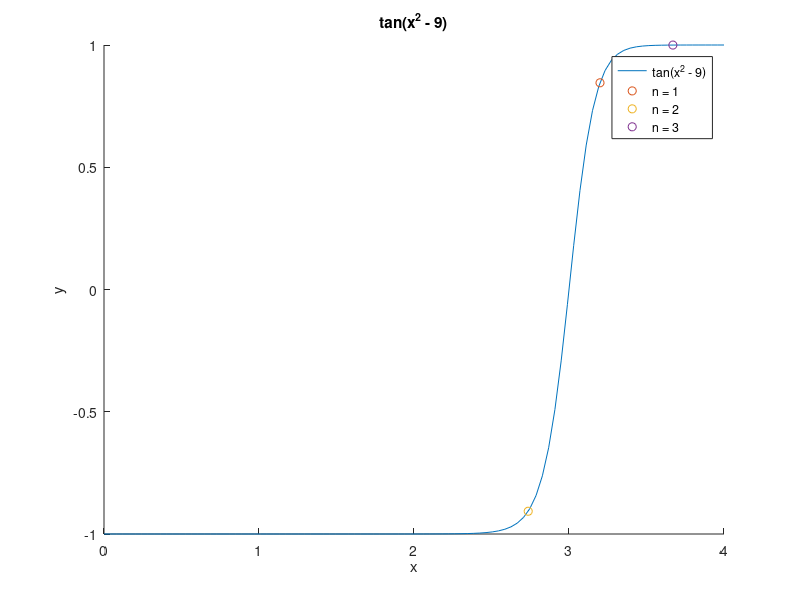

Here is the MATLAB script that generated this plot:
%############################################################################
% <Lab 8>
%
% Course: ENSC 180 Introduction to Engineering Analysis
% Instructor: Dr. Herbert H. Tsang
% Description: < This program uses the Newton-Raphson method to calculate 
% the roots of a function>
% Due date: < March.20, 2020 >
%
% Author: < Ritchie Kumar >
% Input: < a function >
% Output: < the roots of the function calculated through the Newton-Raphson method >
% I pledge that I have completed the programming assignment independently.
% I have not copied the code from a student or any source.
% I have not given my code to any student.
%
% Sign here: ___Ritchie Kumar_______
%############################################################################
xn = 3.2; % Defining x-initial, the nth iteration
x(1,1) = xn; % Defining an array of saved values
f = @(x)tanh(x.^2 - 9); % Defining f, the original function
g = @(x)2.*x.*(1 - tanh(x.^2 - 9).^2); % Defining g, the derivative of f
n = 3; % 3 iterations
counter = 0; % Counter starts at 0
while(counter < n) % a while loop that runs 3 times
    xn = xn - (f(xn) / g(xn)); % Newton-Raphson Method formula
    x(1,(counter + 2)) = xn; % Saving the elements to an array
    counter = counter + 1; % increment the counter
end
hold on % Hold on to the plots to have multiple graphs in one plot
xaxis = linspace(0,4); % Creating a linspace for the plot
plot(xaxis, f(xaxis)); % Plotting f(x)
y = f(x);
plot(x(1,1),y(1,1),'o'); % Plots the discrete values with 'o' denoting a discrete graph
plot(x(1,2),y(1,2),'o');
plot(x(1,3),y(1,3),'o');
% Omit the last result as it was highly inaccurate

xlabel('x') % Labeling the axes
ylabel('y')
title('tan(x^2 - 9)')
% Titling the plot
legend('tan(x^2 - 9)', 'n = 1', 'n = 2', 'n = 3') 
% Adding a legend to the plot

fprintf("The method did not exhibit convergence onto its real root as the Newton-Raphson method diverges on the third iteration"); % Print the results